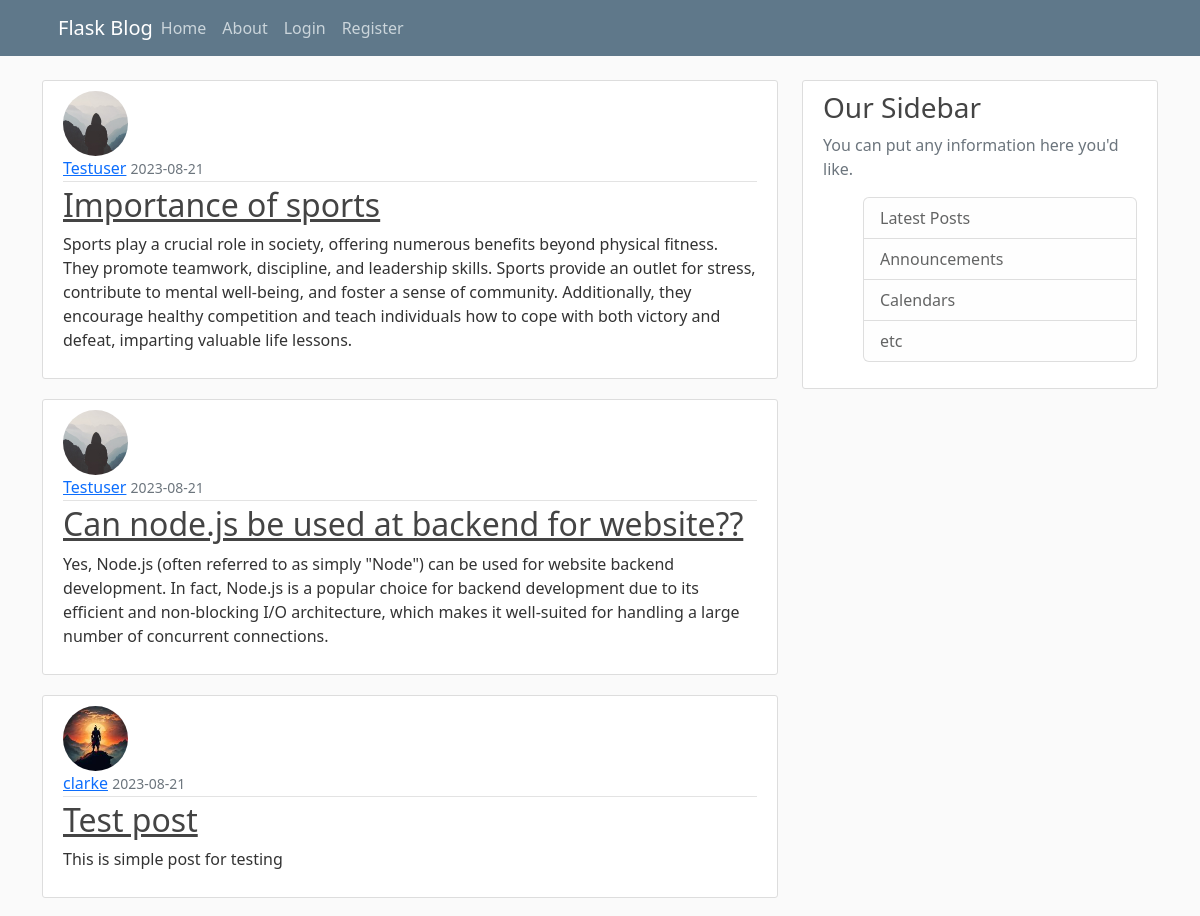
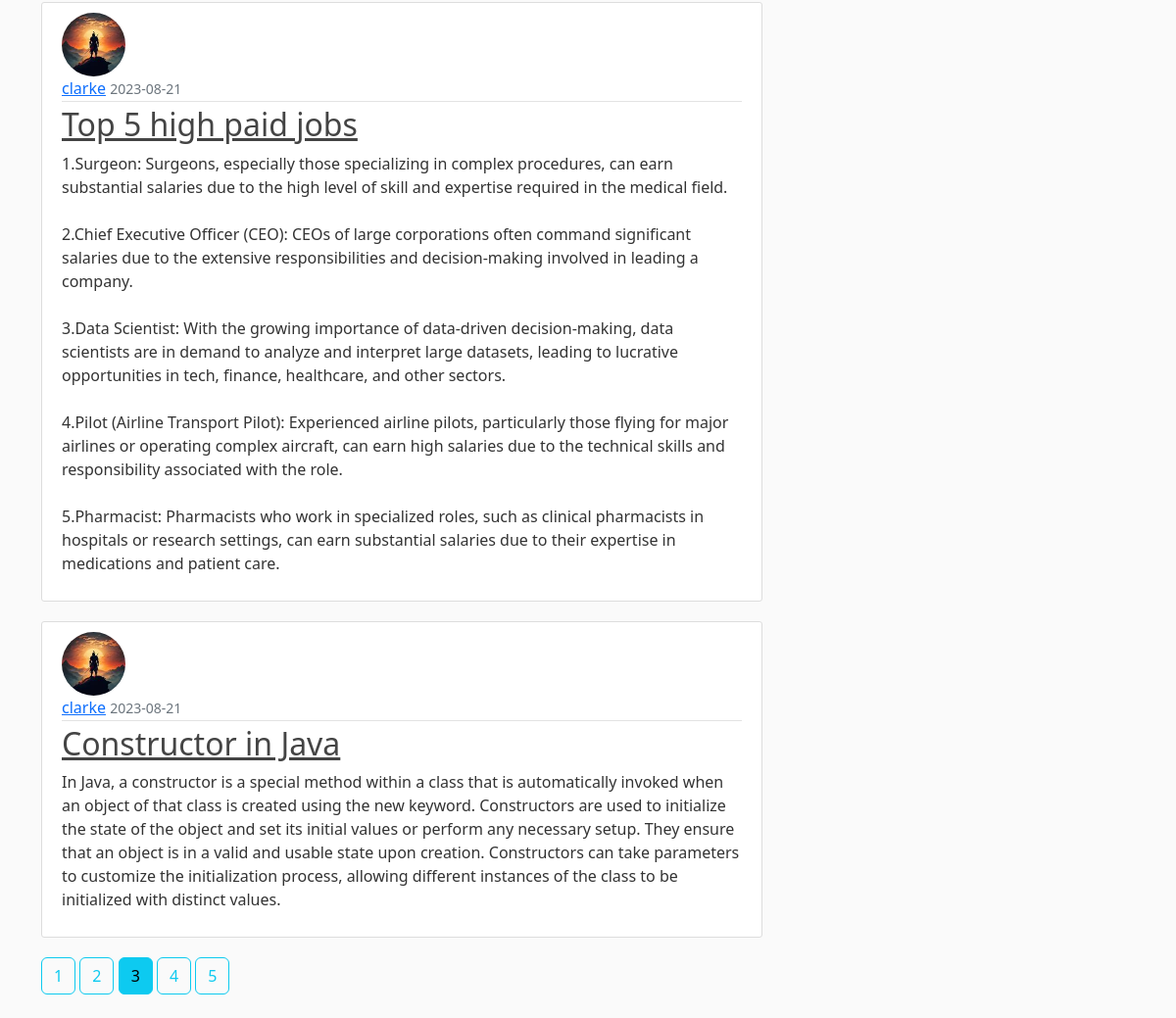
Screenshot of /home?page=3 with the database file from the repository (2 pictures, top to bottom).
### flaskblog/models.py (models this page shows, shortened)
class Post(db.Model) :
    id=db.Column(db.Integer,primary_key=True)
    title=db.Column(db.String(20),unique=True,nullable=False)
    date_posted=db.Column(db.DateTime,nullable=False,default=datetime.utcnow)
    content=db.Column(db.Text,nullable=False)
    user_id=db.Column(db.Integer,db.ForeignKey('user.id'),nullable=False)

class User(db.Model,UserMixin) :
    id=db.Column(db.Integer,primary_key=True)
    username=db.Column(db.String(20),unique=True,nullable=False)
    email=db.Column(db.String(120),unique=True,nullable=False)
    image_file=db.Column(db.String(20),nullable=False,default='default.jpg')
    password=db.Column(db.String(60),nullable=False)
    posts=db.relationship('Post',backref='author',lazy=True)

### flaskblog/routes.py (the view)
@app.route("/")
@app.route("/home")
def home():
    page=request.args.get('page',1,type=int)
    posts=Post.query.order_by(Post.date_posted.desc()).paginate(page=page,per_page=5)
    return render_template('home.html',posts=posts)

### flaskblog/templates/home.html (shortened to what this page needs)
{% extends "layout.html"%}
{%block content %}
        {% for post in posts.items%}
            <article class="media content-section">
                <img class="rounded-circle article-img" src="{{url_for('static',filename='profile_pics/' + post.author.image_file)}}">
                <div class="media-body">
                <div class="article-metadata">
                    <a class="mr-2" href="{{url_for('user_posts',username=post.author.username)}}">{{ post.author.username }}</a>
                    <small class="text-muted">{{ post.date_posted.strftime('%Y-%m-%d') }}</small>
                </div>
                <h2><a class="article-title" href="{{url_for('post',post_id=post.id)}}">{{ post.title }}</a></h2>
                <p class="article-content">{{ post.content }}</p>
                </div>
            </article>
        {%endfor%}
        {%for page_num in posts.iter_pages(left_edge=1,right_edge=1)%}
           {%if page_num%}
              {%if posts.page==page_num%}
                  <a class="btn btn-info mb-4" href="{{url_for('home',page=page_num)}}">{{page_num}}</a>
              {%else%}
                 <a class="btn btn-outline-info mb-4" href="{{url_for('home',page=page_num)}}">{{page_num}}</a>
              {%endif%}
           {%endif%}
        {%endfor%}
{%endblock content%}

### flaskblog/static/main.css (style rules this page uses)
body { background: #fafafa; color: #333333; margin-top: 5rem; }
h1, h2, h3, h4, h5, h6 { color: #444444; }
.content-section { background: #ffffff; padding: 10px 20px; border: 1px solid #dddddd; border-radius: 3px; margin-bottom: 20px; }
.article-title { color: #444444; }
.article-content { white-space: pre-line; }
.article-img { height: 65px; width: 65px; margin-right: 16px; }
.article-metadata { padding-bottom: 1px; margin-bottom: 4px; border-bottom: 1px solid #e3e3e3 }

### rows the page displays
Post: image_file (placeholder picture), author.username "Testuser", date_posted "2023-08-21", title "Importance of sports", content "Sports play a crucial role in society, offering numerous benefits beyond physical fitness. They promote teamwork, discipline, and leadership skills. Sports provide an outlet for stress, contribute to mental well-being, and foster a sense of community. Additionally, they encourage healthy competition and teach individuals how to cope with both victory and defeat, imparting valuable life lessons."
Post: image_file (placeholder picture), author.username "Testuser", date_posted "2023-08-21", title "Can node.js be used at backend for website??", content "Yes, Node.js (often referred to as simply \"Node\") can be used for website backend development. In fact, Node.js is a popular choice for backend development due to its efficient and non-blocking I/O architecture, which makes it well-suited for handling a large number of concurrent connections."
Post: image_file (picture), author.username "clarke", date_posted "2023-08-21", title "Test post", content "This is simple post for testing"
Post: image_file (picture), author.username "clarke", date_posted "2023-08-21", title "Top 5 high paid jobs", content "1.Surgeon: Surgeons, especially those specializing in complex procedures, can earn substantial salaries due to the high level of skill and expertise required in the medical field. 2.Chief Executive Officer (CEO): CEOs of large corporations often command significant salaries due to the extensive responsibilities and decision-making involved in leading a company. 3.Data Scientist: With the growing importance of data-driven decision-making, data scientists are in demand to analyze and interpret large datasets, leading to lucrative opportunities in tech, finance, healthcare, and other sectors. 4.Pilot (Airline Transport Pilot): Experienced airline pilots, particularly those flying for major…"
Post: image_file (picture), author.username "clarke", date_posted "2023-08-21", title "Constructor in Java", content "In Java, a constructor is a special method within a class that is automatically invoked when an object of that class is created using the new keyword. Constructors are used to initialize the state of the object and set its initial values or perform any necessary setup. They ensure that an object is in a valid and usable state upon creation. Constructors can take parameters to customize the initialization process, allowing different instances of the class to be initialized with distinct values."

### other values shown
{{ page_num }} "1" "2" "4" "5"
{{ page_num }} "3"
